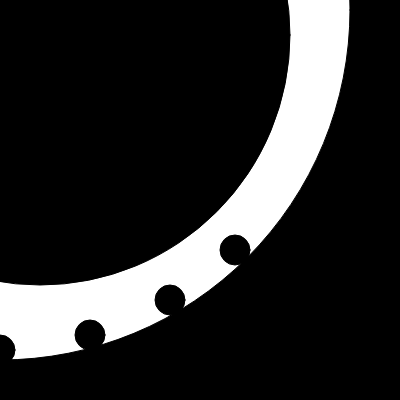
Frame 1 (no input)
Frame 60 (no input): identical to frame 1, image omitted
Frame 120 (the mouse pressed at the canvas centre since frame 60): identical to frame 1, image omitted

The p5.js sketch that drew this single still picture (run headless with seeded random() and noise() and a simulated clock; from frame 60 on, the mouse is pressed at the canvas centre):

// p5.js sketch
// ── sketch.js
function setup() {
  createCanvas(400, 400);
}

function draw() {
    background(0);
    fill(255);
    ellipse(0, 10, 700, 700);
    fill(0);
    ellipse(40, 35, 500, 500);

    fill(0);
    ellipse(0,350,30,30);
    fill(0);
    ellipse(90,335,30,30);
    fill(0);
    ellipse(170,300,30,30);
    fill(0);
    ellipse(235,250,30,30);
}
